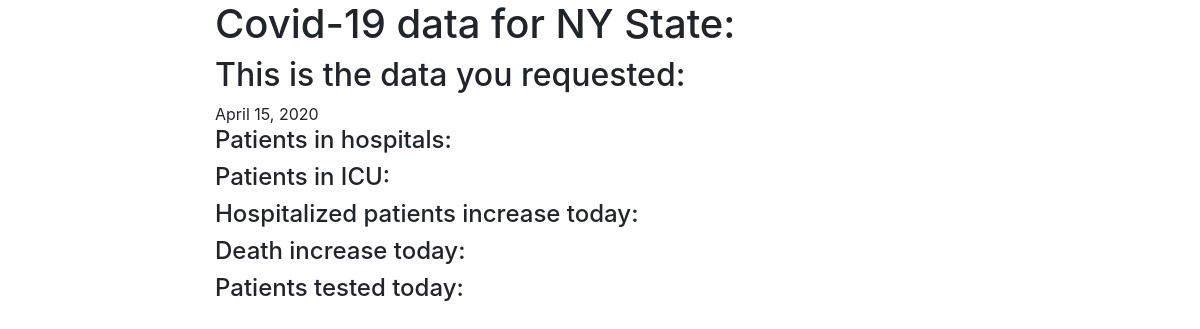
/covidapp/21/, run on an earlier commit of the app's database.
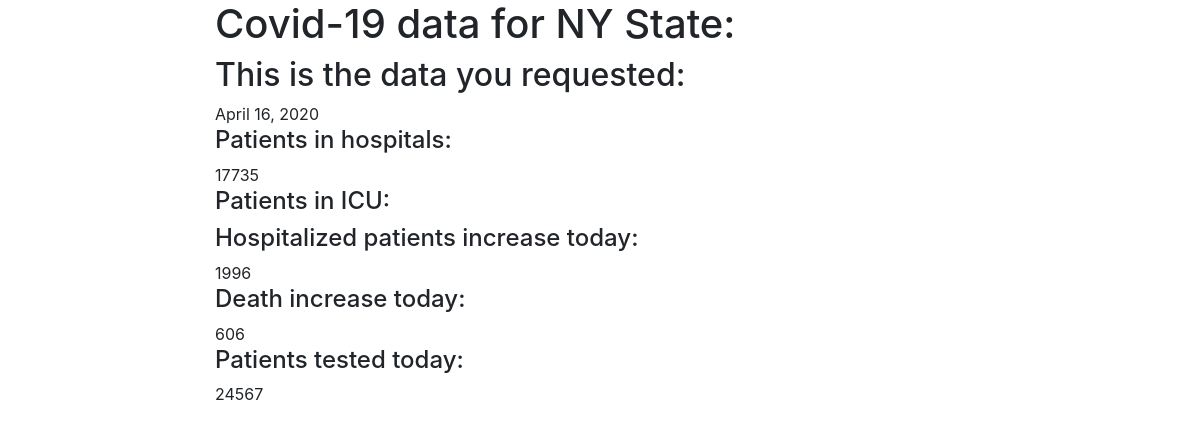
And on a later commit of the database.
### covidapp/models.py (models this page shows, shortened)
class Hospital(models.Model):
    date_time 			=    	models.DateField()
    hospital_currently 	= 		models.IntegerField(blank=True, null=True)
    icucurrently		= 		models.IntegerField(blank=True, null=True)
    hospital_increase 	= 		models.IntegerField(blank=True, null=True)
    dead_daily			= 		models.IntegerField(blank=True, null=True)
    tested_today		=		models.IntegerField(blank=True, null=True)

### covidapp/views.py (the view)
# urls.py: path('<int:id>/', views.hospital_detail_view, name='hospital-detail'),
def hospital_detail_view(request, id):
	obj = Hospital.objects.get(id=id)
	context = {
		"object": obj
	}
	return render(request, "covidapp/hospital_detail.html", context)

### covidapp/templates/covidapp/hospital_detail.html (shortened to what this page needs)
{% extends 'base.html' %}
{% load bootstrap4 %}
{% block content %}
<h1>{% block header %}Covid-19 data for NY State: </h1>{% endblock %}
<h2>{% block title %}This is the data you requested: </h2>{{ object.date_time }}{% endblock %}
<h4>Patients in hospitals: </h4> {{ object.hospital_currently }}
<h4>Patients in ICU: </h4>{{ object.ICU_currently }}
<h4>Hospitalized patients increase today: </h4>{{ object.hospital_increase }}
<h4>Death increase today: </h4>{{ object.dead_daily }}
<h4>Patients tested today: </h4>{{ object.tested_today }}
{% endblock %}

What changed in the data, as far as the page shows it:
changed Hospital: date_time "April 15, 2020" → "April 16, 2020"; hospital_currently (not shown) → "17735"; hospital_increase (not shown) → "1996"; dead_daily (not shown) → "606"; tested_today (not shown) → "24567"
